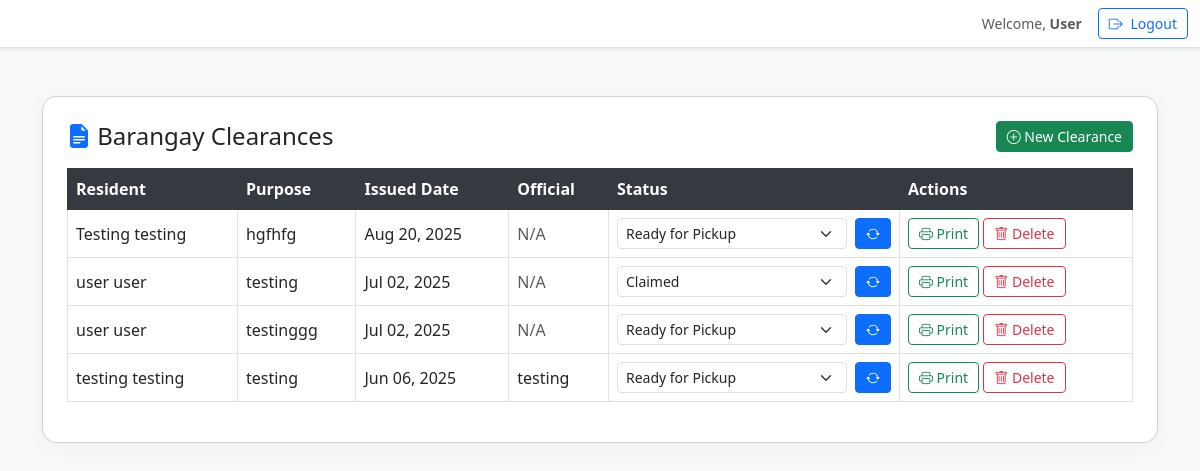
The page /clearance/index.php on the database its author committed.
### tables this page shows
CREATE TABLE `clearances` (
  `id` int(11) NOT NULL,
  `resident_id` int(11) DEFAULT NULL,
  `purpose` varchar(255) NOT NULL,
  `issued_date` date DEFAULT curdate(),
  `official_in_charge` varchar(100) DEFAULT NULL,
  `remarks` text DEFAULT NULL,
  `status` enum('Pending','Ready for Pickup','Claimed') DEFAULT 'Pending'
);

### clearance/index.php (the view, shortened to what this page needs)
<?php
include '../config.php';
$clearances = $conn->query("
    SELECT c.*,
           CONCAT(r.first_name, ' ', r.last_name) AS full_name,
           CASE
               WHEN c.official_in_charge = '' OR c.official_in_charge IS NULL THEN 'Resident'
               ELSE 'Admin'
           END AS requested_by
    FROM clearances c
    JOIN residents r ON r.id = c.resident_id
    ORDER BY issued_date DESC
");
?>
<!DOCTYPE html>
<html lang="en">
<head>
    <link rel="stylesheet" href="https://cdn.jsdelivr.net/npm/bootstrap@5.3.0/dist/css/bootstrap.min.css">
    <link href="https://cdn.jsdelivr.net/npm/bootstrap-icons@1.10.5/font/bootstrap-icons.css" rel="stylesheet">
</head>
<body>
<?php include '../navbar.php'; ?>
<div class="container mt-5">
    <div class="card p-4">
        <div class="d-flex justify-content-between align-items-center mb-3">
            <h4 class="mb-0"><i class="bi bi-file-earmark-text-fill text-primary"></i> Barangay Clearances</h4>
            <a href="add.php" class="btn btn-success btn-sm">
                <i class="bi bi-plus-circle"></i> New Clearance
            </a>
        </div>
        <div class="table-responsive">
            <table class="table table-bordered table-hover align-middle">
                <thead class="table-dark">
                    <tr>
                        <th>Resident</th>
                        <th>Purpose</th>
                        <th>Issued Date</th>
                        <th>Official</th>
                        <th>Status</th>
                        <th>Actions</th>
                    </tr>
                </thead>
                <tbody>
                    <?php while ($row = $clearances->fetch_assoc()): ?>
                    <tr>
                        <td><?= htmlspecialchars($row['full_name']) ?></td>
                        <td><?= htmlspecialchars($row['purpose']) ?></td>
                        <td><?= date('M d, Y', strtotime($row['issued_date'])) ?></td>
                        <td><?= htmlspecialchars($row['official_in_charge']) ?: '<span class="text-muted">N/A</span>' ?></td>
                        <td>
                            <form method="POST" action="update_status.php" class="d-flex">
                                <select name="status" class="form-select form-select-sm me-2">
                                    <option <?= $row['status'] === 'Ready for Pickup' ? 'selected' : '' ?>>Ready for Pickup</option>
                                    <option <?= $row['status'] === 'Claimed' ? 'selected' : '' ?>>Claimed</option>
                                </select>
                                <button class="btn btn-sm btn-primary" type="submit"><i class="bi bi-arrow-repeat"></i></button>
                            </form>
                        </td>
                        <td>
                            <a href="print.php?id=<?= $row['id'] ?>" class="btn btn-sm btn-outline-success" target="_blank">
                                <i class="bi bi-printer"></i> Print
                            </a>
                            <a href="delete.php?id=<?= $row['id'] ?>" class="btn btn-sm btn-outline-danger" onclick="return confirm('Delete this record?')">
                                <i class="bi bi-trash"></i> Delete
                            </a>
                        </td>
                    </tr>
                    <?php endwhile ?>
                </tbody>
            </table>
        </div>
    </div>
</div>
</body>
</html>

### clearance/index.php (style rules this page uses)
body { background-color: #f8f9fa; }
.card { border-radius: 15px; box-shadow: 0 4px 20px rgba(0,0,0,0.05); }
.table th { background-color: #343a40; color: white; }
.table td, .table th { vertical-align: middle; }
.btn-sm { padding: 4px 10px; }

### rows shown on the page
clearances: full_name "Testing testing", purpose "hgfhfg", issued_date "Aug 20, 2025", official_in_charge "N/A", status "Ready for Pickup"
clearances: full_name "user user", purpose "testing", issued_date "Jul 02, 2025", official_in_charge "N/A", status "Claimed"
clearances: full_name "user user", purpose "testinggg", issued_date "Jul 02, 2025", official_in_charge "N/A", status "Ready for Pickup"
clearances: full_name "testing testing", purpose "testing", issued_date "Jun 06, 2025", official_in_charge "testing", status "Ready for Pickup"

### other values the page prints
$userName "User"
